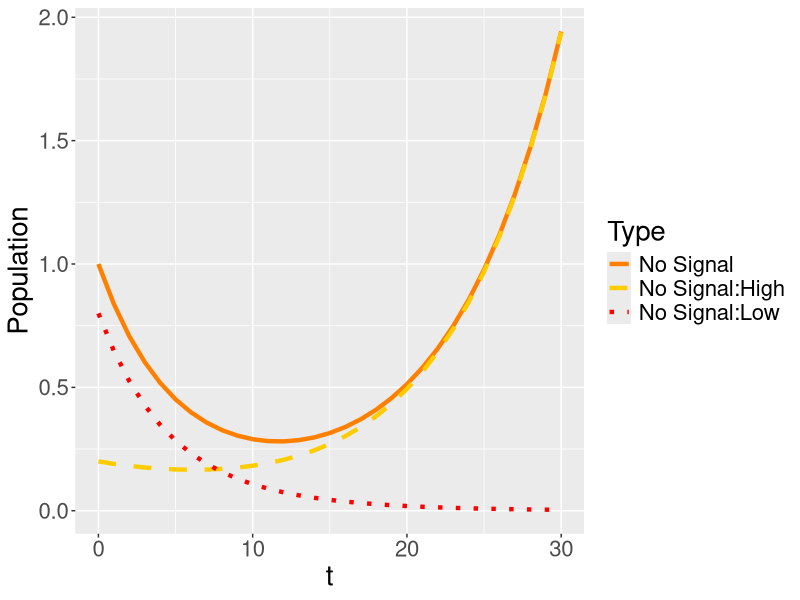
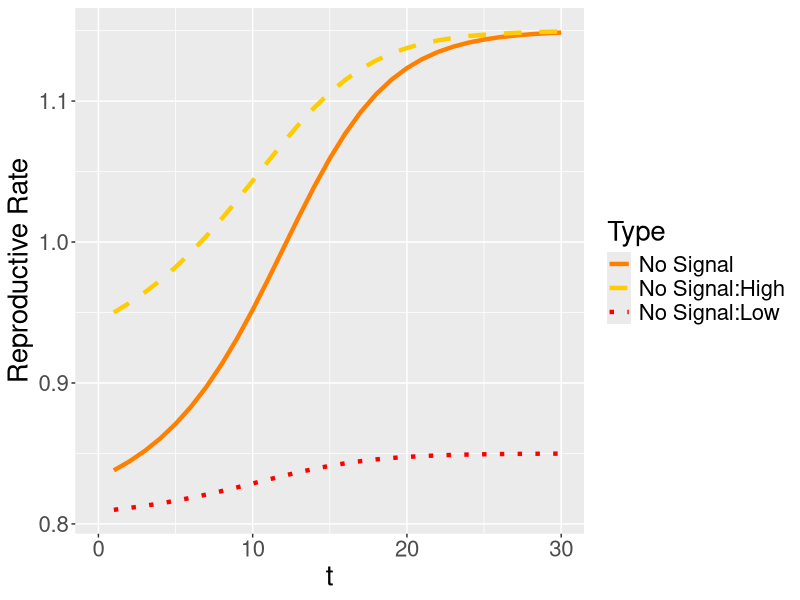
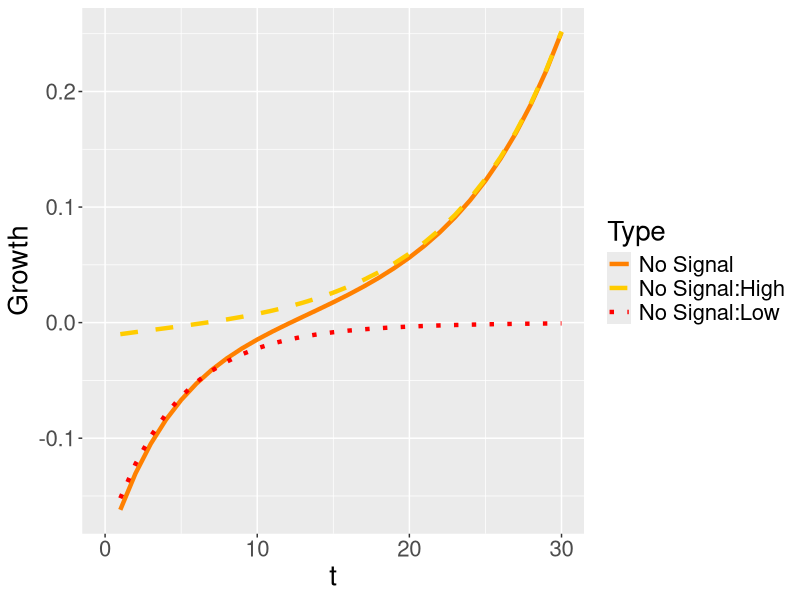
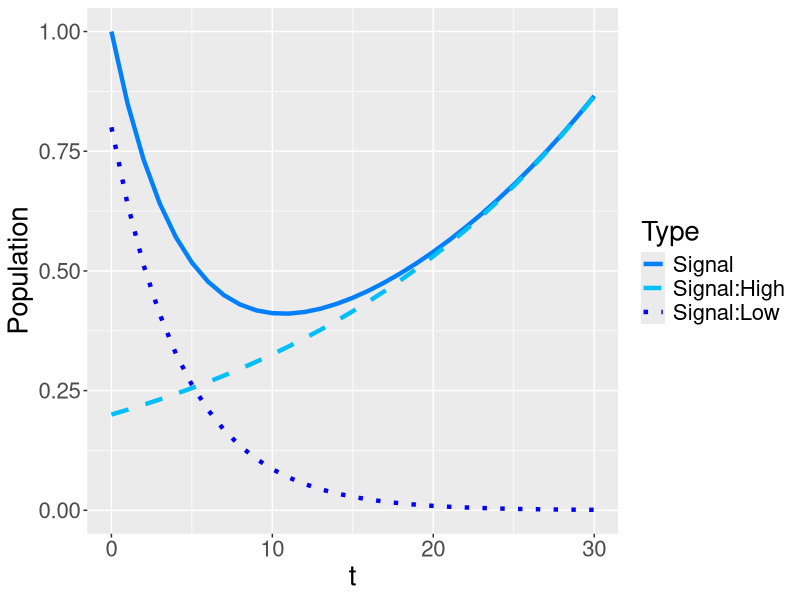
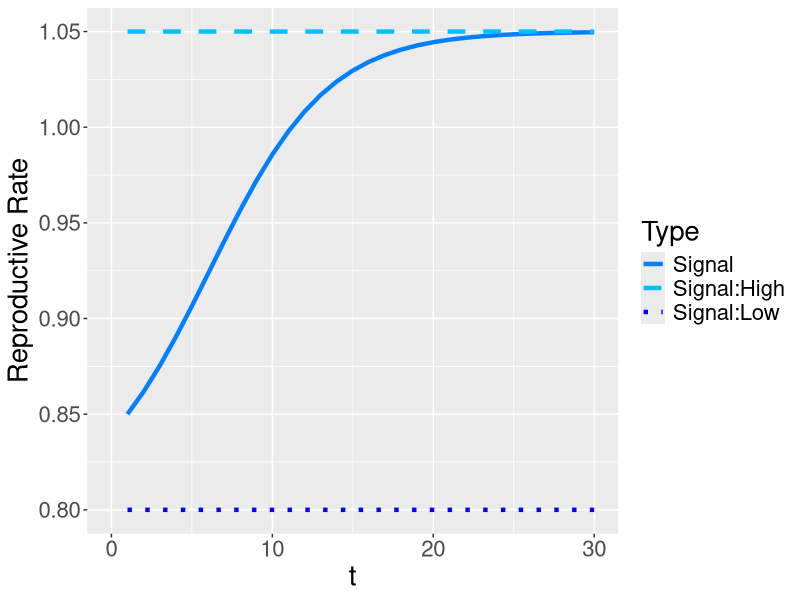
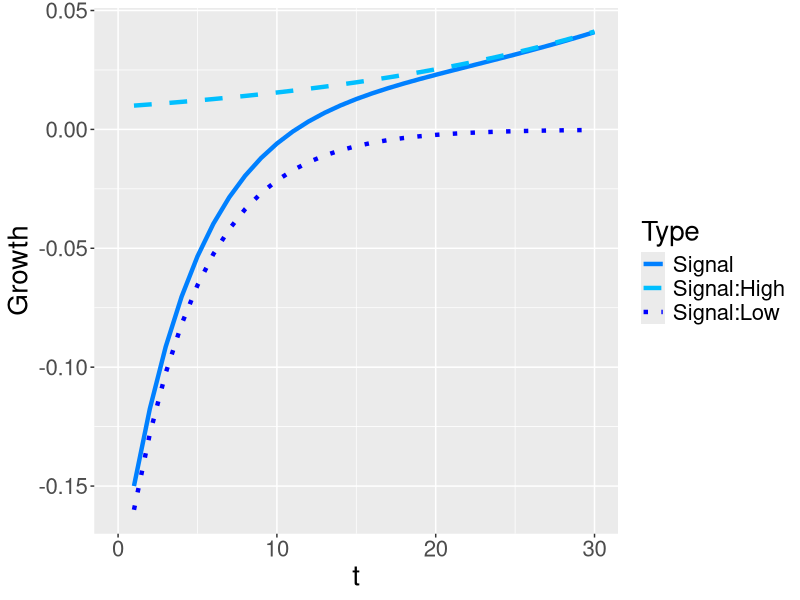
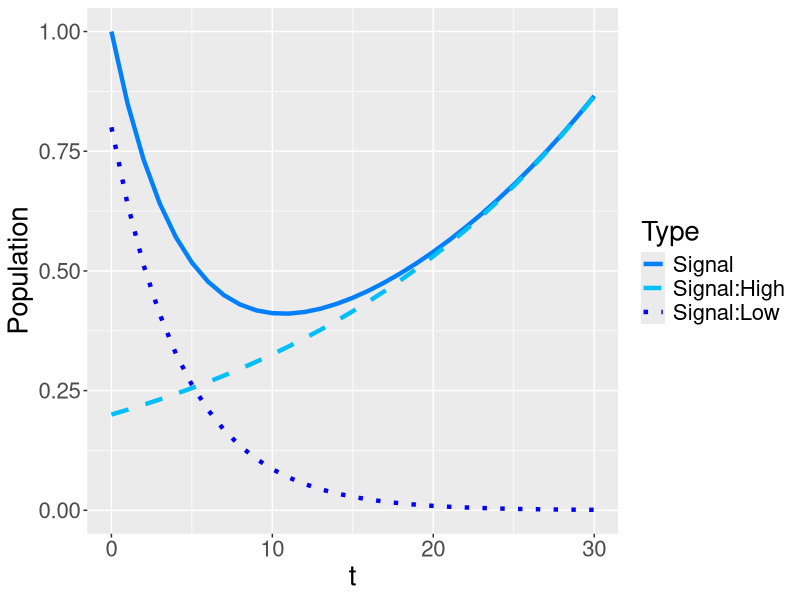
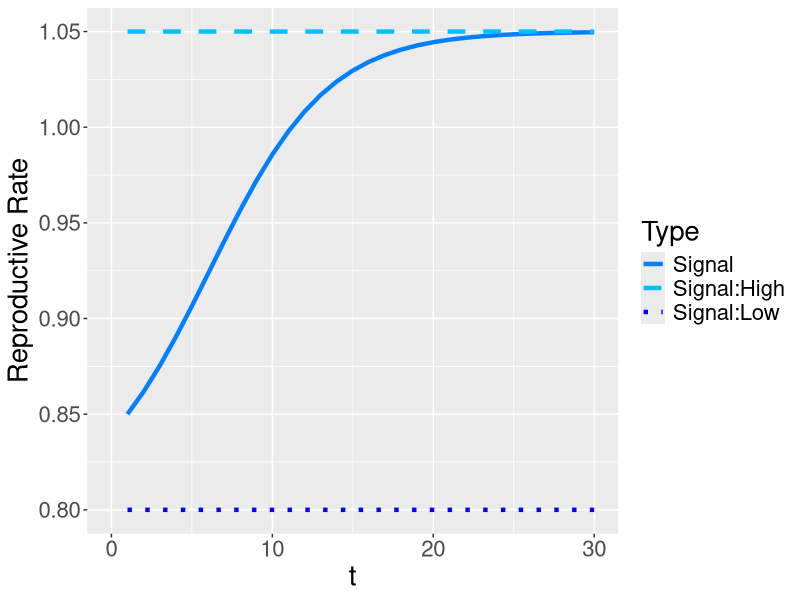

Generate these figures, in order, with R:
library("tidyverse", "shiny", "stringr")
##1100*500 image size

time = 30
vHH =1.15
vHL = .9
vLH = .85
vLL = .8
K = .1
ratio = .2
ratio_l = 0
ratio_h = 1
pop_grow = "Unbounded exponential growth"
#"Fixed population", "Unbounded exponential growth", "Logistic growth to capacity"
join_scenario = "Fight"
#"Fight", "Merge"
start = 20
beta = .2

#Function for evolution of populations in isolation (only high types signal in signaling population)
evo_apart_high = function(ratio, vHH, vHL, vLH, vLL, K, time, pop_grow){
  #define initial population makeup 
  H_N = ratio
  H_S = ratio
  L_N = 1-ratio
  L_S = 1-ratio
  pop = data.frame(H_N,H_S,L_N,L_S)
  #define game table payoffs 
  SHH = max(vHH - K, 0)
  SHL = max(vHL - K, 0)
  SLH = max(vLH - K, 0)
  SLL = max(vLL - K, 0)
  payoffs = data.frame(vHH,vHL,vLH,vLL,SHH,SHL,SLH,SLL)
  expected_payoffs = data.frame()
  group_payoffs = data.frame()
  for(i in 1:time){
    #extract current population values
    H_N = as.numeric(tail(pop,1)[1])
    H_S = as.numeric(tail(pop,1)[2])
    L_N = as.numeric(tail(pop,1)[3])
    L_S = as.numeric(tail(pop,1)[4])
    #find proportion of type in each matching pool (signalers with signalers, non-signalers with non-signalers)
    S_H = if(H_S+L_S>0){
      H_S/(H_S+L_S)} else {0}
    S_L = 1-S_H
    N_H = if(H_N+L_N>0){
      H_N/(H_N+L_N)} else {0}
    N_L = 1-N_H
    #calculate next generation pop levels (current pop * expected payoff for each group)
    H_N_P = H_N*(N_H*as.numeric(payoffs[1])+N_L*as.numeric(payoffs[2]))
    H_S_P = H_S*as.numeric(payoffs[5])
    L_N_P = L_N*(N_H*as.numeric(payoffs[3])+N_L*as.numeric(payoffs[4]))
    L_S_P = L_S*as.numeric(payoffs[4])
    
    #identify growth scenario
    if (pop_grow == "Fixed population"){
      #rebalance to keep total pop steady
      Total_N_P = H_N_P+L_N_P
      Total_S_P = H_S_P+L_S_P
      expected_payoffs1 = data.frame(High_No_Signal = H_N_P/(H_N*Total_N_P), High_Signal = H_S_P/(H_S*Total_S_P), Low_No_Signal = L_N_P/(L_N*Total_N_P), Low_Signal = L_S_P/(L_S*Total_S_P))
      H_N = H_N_P/Total_N_P
      H_S = H_S_P/Total_S_P
      L_N = L_N_P/Total_N_P
      L_S = L_S_P/Total_S_P
    }
    if (pop_grow == "Unbounded exponential growth") {
      #set next gen pop levels to current leves and record expected payoffs
      expected_payoffs1 = data.frame(High_No_Signal = H_N_P/H_N, High_Signal = H_S_P/H_S, Low_No_Signal = L_N_P/L_N, Low_Signal = L_S_P/L_S)
      H_N = H_N_P
      H_S = H_S_P
      L_N = L_N_P
      L_S = L_S_P
    }
    
    #record end of generation information
    pop1 = data.frame(H_N,H_S,L_N,L_S)
    pop = rbind(pop, pop1)
    group_payoffs1 = data.frame(No_Signal = expected_payoffs1[[1]]*N_H + expected_payoffs1[[3]]*N_L, Signal = expected_payoffs1[[2]]*S_H + expected_payoffs1[[4]]*S_L)
    group_payoffs = rbind(group_payoffs, group_payoffs1)
    expected_payoffs = rbind(expected_payoffs, expected_payoffs1)
  }
  #clean up the data
  growth = pop[2:(time+1),]-pop[1:time,]
  growth = growth %>%
    rename(High_No_Signal = H_N,
           High_Signal = H_S,
           Low_No_Signal = L_N,
           Low_Signal = L_S) %>%
    mutate(t = 1:time,
           Signal = High_Signal + Low_Signal,
           No_Signal = High_No_Signal + Low_No_Signal) %>%
    gather("No_Signal", "High_No_Signal", "Low_No_Signal", "Signal", "High_Signal", "Low_Signal", key = Type, value = "Growth")
  growth$Type = factor(growth$Type, levels = c("Signal", "High_Signal", "Low_Signal", "No_Signal", "High_No_Signal", "Low_No_Signal"))
  
  pop = pop %>%
    rename(High_No_Signal = H_N,
           High_Signal = H_S,
           Low_No_Signal = L_N,
           Low_Signal = L_S) %>%
    mutate(t = 0:time,
           Signal = High_Signal + Low_Signal,
           No_Signal = High_No_Signal + Low_No_Signal) %>%
    gather("No_Signal", "High_No_Signal", "Low_No_Signal", "Signal", "High_Signal", "Low_Signal", key = Type, value = "Population")
  pop$Type = factor(pop$Type, levels = c("Signal", "High_Signal", "Low_Signal", "No_Signal", "High_No_Signal", "Low_No_Signal"))
  
  expected_payoffs = cbind(expected_payoffs,group_payoffs)
  expected_payoffs = expected_payoffs %>%
    mutate(t = 1:time) %>%
    gather("No_Signal", "High_No_Signal", "Low_No_Signal", "Signal", "High_Signal", "Low_Signal", key = Type, value = "Growth_Rate")
  expected_payoffs$Type = factor(expected_payoffs$Type, levels = c("Signal", "High_Signal", "Low_Signal", "No_Signal", "High_No_Signal", "Low_No_Signal"))
  list(pop, expected_payoffs, growth)
}

#make graphs for population evolution seperately

pop_evo = evo_apart_high(ratio, vHH, vHL, vLH, vLL, K, time, pop_grow)[[1]]
rate_evo = evo_apart_high(ratio, vHH, vHL, vLH, vLL, K, time, pop_grow)[[2]]
grow_evo = evo_apart_high(ratio, vHH, vHL, vLH, vLL, K, time, pop_grow)[[3]]


###No_Signal
pop_evo_NS = pop_evo
pop_evo_NS$Type = factor(pop_evo_NS$Type, levels = c("No_Signal", "High_No_Signal", "Low_No_Signal"))
pop_evo_NS = pop_evo_NS[1:93,]

rate_evo_NS = rate_evo
rate_evo_NS$Type = factor(rate_evo_NS$Type, levels = c("No_Signal", "High_No_Signal", "Low_No_Signal"))
rate_evo_NS = rate_evo_NS[1:90,]

grow_evo_NS = grow_evo
grow_evo_NS$Type = factor(grow_evo_NS$Type, levels = c("No_Signal", "High_No_Signal", "Low_No_Signal"))
grow_evo_NS = grow_evo_NS[1:90,]


###Pop_No_Signal
ggplot(data = pop_evo_NS, aes(x = t, y = Population, color = Type, linetype = Type)) +
  geom_line(size = 1.5) +
  theme(text = element_text(size = 20)) +
  scale_linetype_manual(labels = c("No_Signal" = "No Signal", "High_No_Signal" = "No Signal:High", "Low_No_Signal" = "No Signal:Low"),
                        values = c("No_Signal" = "solid", "High_No_Signal" = "dashed", "Low_No_Signal" = "dotted"))+
  scale_color_manual(labels = c("No_Signal" = "No Signal", "High_No_Signal" = "No Signal:High", "Low_No_Signal" = "No Signal:Low"),
                     values = c("No_Signal" = rgb(1,.5,0), "High_No_Signal" = rgb(1,.8,0), "Low_No_Signal" = rgb(1,0,0)))+
  coord_cartesian(xlim =c(0, time))

###Rate_No_Signal
ggplot(data = rate_evo_NS, aes(x = t, y = Growth_Rate, color = Type, linetype = Type)) +
  geom_line(size = 1.5) +
  theme(text = element_text(size = 20)) +
  scale_linetype_manual(labels = c("No_Signal" = "No Signal", "High_No_Signal" = "No Signal:High", "Low_No_Signal" = "No Signal:Low"),
                        values = c("No_Signal" = "solid", "High_No_Signal" = "dashed", "Low_No_Signal" = "dotted"))+
  scale_color_manual(labels = c("No_Signal" = "No Signal", "High_No_Signal" = "No Signal:High", "Low_No_Signal" = "No Signal:Low"),
                     values = c("No_Signal" = rgb(1,.5,0), "High_No_Signal" = rgb(1,.8,0), "Low_No_Signal" = rgb(1,0,0)))+
  labs(y = "Reproductive Rate")+
  coord_cartesian(xlim =c(0, time))

###Growth_No_Signal
ggplot(data = grow_evo_NS, aes(x = t, y = Growth, color = Type, linetype = Type)) +
  geom_line(size = 1.5) +
  theme(text = element_text(size = 20)) +
  scale_linetype_manual(labels = c("No_Signal" = "No Signal", "High_No_Signal" = "No Signal:High", "Low_No_Signal" = "No Signal:Low"),
                        values = c("No_Signal" = "solid", "High_No_Signal" = "dashed", "Low_No_Signal" = "dotted"))+
  scale_color_manual(labels = c("No_Signal" = "No Signal", "High_No_Signal" = "No Signal:High", "Low_No_Signal" = "No Signal:Low"),
                     values = c("No_Signal" = rgb(1,.5,0), "High_No_Signal" = rgb(1,.8,0), "Low_No_Signal" = rgb(1,0,0)))+
  ylab("Growth")+
  coord_cartesian(xlim =c(0, time))


###Signal
pop_evo_S = pop_evo
pop_evo_S$Type = factor(pop_evo_S$Type, levels = c("Signal", "High_Signal", "Low_Signal"))
pop_evo_S = pop_evo_S[94:186,]


rate_evo_S = rate_evo
rate_evo_S$Type = factor(rate_evo_S$Type, levels = c("Signal", "High_Signal", "Low_Signal"))
rate_evo_S = rate_evo_S[91:180,]

grow_evo_S = grow_evo
grow_evo_S$Type = factor(grow_evo_S$Type, levels = c("Signal", "High_Signal", "Low_Signal"))
grow_evo_S = grow_evo_S[91:180,]


###Pop_Signal
ggplot(data = pop_evo_S, aes(x = t, y = Population, color = Type, linetype = Type)) +
  geom_line(size = 1.5) +
  theme(text = element_text(size = 20)) +
  scale_linetype_manual(labels = c("Signal" = "Signal", "High_Signal" = "Signal:High", "Low_Signal" = "Signal:Low"),
                        values = c("Signal" = "solid", "High_Signal" = "dashed", "Low_Signal" = "dotted"))+
  scale_color_manual(labels = c("Signal" = "Signal", "High_Signal" = "Signal:High", "Low_Signal" = "Signal:Low"),
                     values = c("Signal" = rgb(0,.5,1), "High_Signal" = rgb(0,.75,1), "Low_Signal" = rgb(0,0,1)))+
  coord_cartesian(xlim =c(0, time))

###Rate_Signal
ggplot(data = rate_evo_S, aes(x = t, y = Growth_Rate, color = Type, linetype = Type)) +
  geom_line(size = 1.5) +
  theme(text = element_text(size = 20)) +
  scale_linetype_manual(labels = c("Signal" = "Signal", "High_Signal" = "Signal:High", "Low_Signal" = "Signal:Low"),
                        values = c("Signal" = "solid", "High_Signal" = "dashed", "Low_Signal" = "dotted"))+
  scale_color_manual(labels = c("Signal" = "Signal", "High_Signal" = "Signal:High", "Low_Signal" = "Signal:Low"),
                     values = c("Signal" = rgb(0,.5,1), "High_Signal" = rgb(0,.75,1), "Low_Signal" = rgb(0,0,1)))+
  labs(y = "Reproductive Rate")+
  coord_cartesian(xlim =c(0, time))

###Growth_Signal
ggplot(data = grow_evo_S, aes(x = t, y = Growth, color = Type, linetype = Type)) +
  geom_line(size = 1.5) +
  theme(text = element_text(size = 20)) +
  scale_linetype_manual(labels = c("Signal" = "Signal", "High_Signal" = "Signal:High", "Low_Signal" = "Signal:Low"),
                        values = c("Signal" = "solid", "High_Signal" = "dashed", "Low_Signal" = "dotted"))+
  scale_color_manual(labels = c("Signal" = "Signal", "High_Signal" = "Signal:High", "Low_Signal" = "Signal:Low"),
                     values = c("Signal" = rgb(0,.5,1), "High_Signal" = rgb(0,.75,1), "Low_Signal" = rgb(0,0,1)))+
  ylab("Growth")+
  coord_cartesian(xlim =c(0, time))


#Function for evolution of populations in isolation (both types signal in signaling population)
evo_apart_genetic = function(ratio, vHH, vHL, vLH, vLL, K, time, pop_grow){
  #define initial population makeup 
  H_N = ratio
  H_S = ratio
  L_N = 1-ratio
  L_S = 1-ratio
  pop = data.frame(H_N,H_S,L_N,L_S)
  #define game table payoffs 
  SHH = max(vHH - K, 0)
  SHL = max(vHL - K, 0)
  SLH = max(vLH - K, 0)
  SLL = max(vLL - K, 0)
  payoffs = data.frame(vHH,vHL,vLH,vLL,SHH,SHL,SLH,SLL)
  expected_payoffs = data.frame()
  group_payoffs = data.frame()
  for(i in 1:time){
    #extract current population values
    H_N = as.numeric(tail(pop,1)[1])
    H_S = as.numeric(tail(pop,1)[2])
    L_N = as.numeric(tail(pop,1)[3])
    L_S = as.numeric(tail(pop,1)[4])
    #find proportion of type in each matching pool (signalers with signalers, non-signalers with non-signalers)
    S_H = if(H_S+L_S>0){
      H_S/(H_S+L_S)} else {0}
    S_L = 1-S_H
    N_H = if(H_N+L_N>0){
      H_N/(H_N+L_N)} else {0}
    N_L = 1-N_H
    #calculate next generation pop levels (current pop * expected payoff for each group)
    H_N_P = H_N*(N_H*as.numeric(payoffs[1])+N_L*as.numeric(payoffs[2]))
    H_S_P = H_S*(S_H*as.numeric(payoffs[5])+S_L*as.numeric(payoffs[6]))
    L_N_P = L_N*(N_H*as.numeric(payoffs[3])+N_L*as.numeric(payoffs[4]))
    L_S_P = L_S*(S_H*as.numeric(payoffs[7])+S_L*as.numeric(payoffs[8]))
    
    #identify growth scenario
    if (pop_grow == "Fixed population"){
      #rebalance to keep total pop steady
      Total_N_P = H_N_P+L_N_P
      Total_S_P = H_S_P+L_S_P
      expected_payoffs1 = data.frame(High_No_Signal = H_N_P/(H_N*Total_N_P), High_Signal = H_S_P/(H_S*Total_S_P), Low_No_Signal = L_N_P/(L_N*Total_N_P), Low_Signal = L_S_P/(L_S*Total_S_P))
      H_N = H_N_P/Total_N_P
      H_S = H_S_P/Total_S_P
      L_N = L_N_P/Total_N_P
      L_S = L_S_P/Total_S_P
    }
    if (pop_grow == "Unbounded exponential growth") {
      #set next gen pop levels to current leves and record expected payoffs
      expected_payoffs1 = data.frame(High_No_Signal = H_N_P/H_N, High_Signal = H_S_P/H_S, Low_No_Signal = L_N_P/L_N, Low_Signal = L_S_P/L_S)
      H_N = H_N_P
      H_S = H_S_P
      L_N = L_N_P
      L_S = L_S_P
    }
    
    #record end of generation information
    pop1 = data.frame(H_N,H_S,L_N,L_S)
    pop = rbind(pop, pop1)
    group_payoffs1 = data.frame(No_Signal = expected_payoffs1[[1]]*N_H + expected_payoffs1[[3]]*N_L, Signal = expected_payoffs1[[2]]*S_H + expected_payoffs1[[4]]*S_L)
    group_payoffs = rbind(group_payoffs, group_payoffs1)
    expected_payoffs = rbind(expected_payoffs, expected_payoffs1)
  }
  #clean up the data
  growth = pop[2:(time+1),]-pop[1:time,]
  growth = growth %>%
    rename(High_No_Signal = H_N,
           High_Signal = H_S,
           Low_No_Signal = L_N,
           Low_Signal = L_S) %>%
    mutate(t = 1:time,
           Signal = High_Signal + Low_Signal,
           No_Signal = High_No_Signal + Low_No_Signal) %>%
    gather("No_Signal", "High_No_Signal", "Low_No_Signal", "Signal", "High_Signal", "Low_Signal", key = Type, value = "Growth")
  growth$Type = factor(growth$Type, levels = c("Signal", "High_Signal", "Low_Signal", "No_Signal", "High_No_Signal", "Low_No_Signal"))
  
  pop = pop %>%
    rename(High_No_Signal = H_N,
           High_Signal = H_S,
           Low_No_Signal = L_N,
           Low_Signal = L_S) %>%
    mutate(t = 0:time,
           Signal = High_Signal + Low_Signal,
           No_Signal = High_No_Signal + Low_No_Signal) %>%
    gather("No_Signal", "High_No_Signal", "Low_No_Signal", "Signal", "High_Signal", "Low_Signal", key = Type, value = "Population")
  pop$Type = factor(pop$Type, levels = c("Signal", "High_Signal", "Low_Signal", "No_Signal", "High_No_Signal", "Low_No_Signal"))
  
  expected_payoffs = cbind(expected_payoffs,group_payoffs)
  expected_payoffs = expected_payoffs %>%
    mutate(t = 1:time) %>%
    gather("No_Signal", "High_No_Signal", "Low_No_Signal", "Signal", "High_Signal", "Low_Signal", key = Type, value = "Growth_Rate")
  expected_payoffs$Type = factor(expected_payoffs$Type, levels = c("Signal", "High_Signal", "Low_Signal", "No_Signal", "High_No_Signal", "Low_No_Signal"))
  list(pop, expected_payoffs, growth)
}

###Genetic
pop_evo_S = pop_evo
pop_evo_S$Type = factor(pop_evo_S$Type, levels = c("Signal", "High_Signal", "Low_Signal"))
pop_evo_S = pop_evo_S[94:186,]

rate_evo_S = rate_evo
rate_evo_S$Type = factor(rate_evo_S$Type, levels = c("Signal", "High_Signal", "Low_Signal"))
rate_evo_S = rate_evo_S[91:180,]

grow_evo_S = grow_evo
grow_evo_S$Type = factor(grow_evo_S$Type, levels = c("Signal", "High_Signal", "Low_Signal"))
grow_evo_S = grow_evo_S[91:180,]


###Pop_Signal
ggplot(data = pop_evo_S, aes(x = t, y = Population, color = Type, linetype = Type)) +
  geom_line(size = 1.5) +
  theme(text = element_text(size = 20)) +
  scale_linetype_manual(labels = c("Signal" = "Signal", "High_Signal" = "Signal:High", "Low_Signal" = "Signal:Low"),
                        values = c("Signal" = "solid", "High_Signal" = "dashed", "Low_Signal" = "dotted"))+
  scale_color_manual(labels = c("Signal" = "Signal", "High_Signal" = "Signal:High", "Low_Signal" = "Signal:Low"),
                     values = c("Signal" = rgb(0,.5,1), "High_Signal" = rgb(0,.75,1), "Low_Signal" = rgb(0,0,1)))+
  coord_cartesian(xlim =c(0, time))

###Rate_Signal
ggplot(data = rate_evo_S, aes(x = t, y = Growth_Rate, color = Type, linetype = Type)) +
  geom_line(size = 1.5) +
  theme(text = element_text(size = 20)) +
  scale_linetype_manual(labels = c("Signal" = "Signal", "High_Signal" = "Signal:High", "Low_Signal" = "Signal:Low"),
                        values = c("Signal" = "solid", "High_Signal" = "dashed", "Low_Signal" = "dotted"))+
  scale_color_manual(labels = c("Signal" = "Signal", "High_Signal" = "Signal:High", "Low_Signal" = "Signal:Low"),
                     values = c("Signal" = rgb(0,.5,1), "High_Signal" = rgb(0,.75,1), "Low_Signal" = rgb(0,0,1)))+
  labs(y = "Reproductive Rate")+
  coord_cartesian(xlim =c(0, time))

###Growth_Signal
ggplot(data = grow_evo_S, aes(x = t, y = Growth, color = Type, linetype = Type)) +
  geom_line(size = 1.5) +
  theme(text = element_text(size = 20)) +
  scale_linetype_manual(labels = c("Signal" = "Signal", "High_Signal" = "Signal:High", "Low_Signal" = "Signal:Low"),
                        values = c("Signal" = "solid", "High_Signal" = "dashed", "Low_Signal" = "dotted"))+
  scale_color_manual(labels = c("Signal" = "Signal", "High_Signal" = "Signal:High", "Low_Signal" = "Signal:Low"),
                     values = c("Signal" = rgb(0,.5,1), "High_Signal" = rgb(0,.75,1), "Low_Signal" = rgb(0,0,1)))+
  ylab("Growth")+
  coord_cartesian(xlim =c(0, time))

###Pop_Compare
ggplot(data = pop_evo, aes(x = t, y = Population, color = Type, linetype = Type)) +
  geom_line(size = 1.5) +
  theme(text = element_text(size = 20)) +
  scale_linetype_manual(labels = c("Signal" = "Signal", "High_Signal" = "Signal:High", "Low_Signal" = "Signal:Low", "No_Signal" = "No Signal", "High_No_Signal" = "No Signal:High", "Low_No_Signal" = "No Signal:Low"),
                        values = c("Signal" = "solid", "High_Signal" = "dashed", "Low_Signal" = "dotted", "No_Signal" = "solid", "High_No_Signal" = "dashed", "Low_No_Signal" = "dotted"))+
  scale_color_manual(labels = c("Signal" = "Signal", "High_Signal" = "Signal:High", "Low_Signal" = "Signal:Low", "No_Signal" = "No Signal", "High_No_Signal" = "No Signal:High", "Low_No_Signal" = "No Signal:Low"),
                     values = c("Signal" = rgb(0,.5,1), "High_Signal" = rgb(0,.75,1), "Low_Signal" = rgb(0,0,1), "No_Signal" = rgb(1,.5,0), "High_No_Signal" = rgb(1,.8,0), "Low_No_Signal" = rgb(1,0,0)))+
  coord_cartesian(xlim =c(0, time))

###Rate_Compare
ggplot(data = rate_evo, aes(x = t, y = Growth_Rate, color = Type, linetype = Type)) +
  geom_line(size = 1.5) +
  theme(text = element_text(size = 20)) +
  scale_linetype_manual(labels = c("Signal" = "Signal", "High_Signal" = "Signal:High", "Low_Signal" = "Signal:Low", "No_Signal" = "No Signal", "High_No_Signal" = "No Signal:High", "Low_No_Signal" = "No Signal:Low"),
                        values = c("Signal" = "solid", "High_Signal" = "dashed", "Low_Signal" = "dotted", "No_Signal" = "solid", "High_No_Signal" = "dashed", "Low_No_Signal" = "dotted"))+
  scale_color_manual(labels = c("Signal" = "Signal", "High_Signal" = "Signal:High", "Low_Signal" = "Signal:Low", "No_Signal" = "No Signal", "High_No_Signal" = "No Signal:High", "Low_No_Signal" = "No Signal:Low"),
                     values = c("Signal" = rgb(0,.5,1), "High_Signal" = rgb(0,.75,1), "Low_Signal" = rgb(0,0,1), "No_Signal" = rgb(1,.5,0), "High_No_Signal" = rgb(1,.8,0), "Low_No_Signal" = rgb(1,0,0)))+
  ylab("Reproductive Rate")+
  coord_cartesian(xlim =c(0, time))

###Growth_Compare
ggplot(data = grow_evo, aes(x = t, y = Growth, color = Type, linetype = Type)) +
  geom_line(size = 1.5) +
  theme(text = element_text(size = 20)) +
  scale_linetype_manual(labels = c("Signal" = "Signal", "High_Signal" = "Signal:High", "Low_Signal" = "Signal:Low", "No_Signal" = "No Signal", "High_No_Signal" = "No Signal:High", "Low_No_Signal" = "No Signal:Low"),
                        values = c("Signal" = "solid", "High_Signal" = "dashed", "Low_Signal" = "dotted", "No_Signal" = "solid", "High_No_Signal" = "dashed", "Low_No_Signal" = "dotted"))+
  scale_color_manual(labels = c("Signal" = "Signal", "High_Signal" = "Signal:High", "Low_Signal" = "Signal:Low", "No_Signal" = "No Signal", "High_No_Signal" = "No Signal:High", "Low_No_Signal" = "No Signal:Low"),
                     values = c("Signal" = rgb(0,.5,1), "High_Signal" = rgb(0,.75,1), "Low_Signal" = rgb(0,0,1), "No_Signal" = rgb(1,.5,0), "High_No_Signal" = rgb(1,.8,0), "Low_No_Signal" = rgb(1,0,0)))+
  ylab("Growth")+
  coord_cartesian(xlim =c(0, time))


#Make graphs for competition between populations

evo_join_high = function(ratio, vHH, vHL, vLH, vLL, K, time, pop_grow, join_scenario, beta, start){
  H_N = ratio
  H_S = ratio
  L_N = 1-ratio
  L_S = 1-ratio
  pop = data.frame(H_N,H_S,L_N,L_S)
  SHH = max(vHH - K, 0)
  SHL = max(vHL - K, 0)
  SLH = max(vLH - K, 0)
  SLL = max(vLL - K, 0)
  payoffs = data.frame(vHH,vHL,vLH,vLL,SHH,SHL,SLH,SLL)
  expected_payoffs = data.frame()
  group_payoffs = data.frame()
  if (start != 1){
    for(i in 1:(start-1)){
      H_N = as.numeric(tail(pop,1)[1])
      H_S = as.numeric(tail(pop,1)[2])
      L_N = as.numeric(tail(pop,1)[3])
      L_S = as.numeric(tail(pop,1)[4])
      S_H = if(H_S+L_S>0){
        H_S/(H_S+L_S)} else {0}
      S_L = 1-S_H
      N_H = if(H_N+L_N>0){
        H_N/(H_N+L_N)} else {0}
      N_L = 1-N_H
      H_N_P = H_N*(N_H*as.numeric(payoffs[1])+N_L*as.numeric(payoffs[2]))
      H_S_P = SHH*H_S
      L_N_P = L_N*(N_H*as.numeric(payoffs[3])+N_L*as.numeric(payoffs[4]))
      L_S_P = vLL*L_S
      if (pop_grow == "Fixed population"){
        Total_N_P = H_N_P+L_N_P
        Total_S_P = H_S_P+L_S_P
        expected_payoffs1 = data.frame(High_No_Signal = H_N_P/(H_N*Total_N_P), High_Signal = H_S_P/(H_S*Total_S_P), Low_No_Signal = L_N_P/(L_N*Total_N_P), Low_Signal = L_S_P/(L_S*Total_S_P))
        H_N = H_N_P/Total_N_P
        H_S = H_S_P/Total_S_P
        L_N = L_N_P/Total_N_P
        L_S = L_S_P/Total_S_P
      }
      if (pop_grow == "Unbounded exponential growth") {
        expected_payoffs1 = data.frame(High_No_Signal = H_N_P/H_N, High_Signal = H_S_P/H_S, Low_No_Signal = L_N_P/L_N, Low_Signal = L_S_P/L_S)
        H_N = H_N_P
        H_S = H_S_P
        L_N = L_N_P
        L_S = L_S_P
      }
      pop1 = data.frame(H_N,H_S,L_N,L_S)
      pop = rbind(pop, pop1)
      group_payoffs1 = data.frame(No_Signal = expected_payoffs1[[1]]*N_H + expected_payoffs1[[3]]*N_L, Signal = expected_payoffs1[[2]]*S_H + expected_payoffs1[[4]]*S_L)
      group_payoffs = rbind(group_payoffs, group_payoffs1)
      expected_payoffs = rbind(expected_payoffs, expected_payoffs1)
    }
  }
  if (join_scenario == "Merge"){
    if (pop_grow == "Fixed population"){
      for(i in start:time){
        H_N = as.numeric(tail(pop,1)[1])
        H_S = as.numeric(tail(pop,1)[2])
        L_N = as.numeric(tail(pop,1)[3])
        L_S = as.numeric(tail(pop,1)[4])
        S_H = if(H_S+L_S>0){
          H_S/(H_S+L_S)} else {0}
        S_L = 1-S_H
        N_H = if(H_N+L_N>0){
          H_N/(H_N+L_N)} else {0}
        N_L = 1-N_H
        H_N_P = H_N*(N_H*as.numeric(payoffs[1])+N_L*as.numeric(payoffs[2]))
        H_S_P = H_S*SHH
        L_N_P = L_N*(N_H*as.numeric(payoffs[3])+N_L*as.numeric(payoffs[4]))
        L_S_P = L_S*vLL
        Total_P = H_N_P+L_N_P+H_S_P+L_S_P
        expected_payoffs1 = data.frame(High_No_Signal = H_N_P/(H_N*Total_P), High_Signal = H_S_P/(H_S*Total_P), Low_No_Signal = L_N_P/(L_N*Total_P), Low_Signal = L_S_P/(L_S*Total_P))
        H_N = H_N_P/Total_P
        H_S = H_S_P/Total_P
        L_N = L_N_P/Total_P
        L_S = L_S_P/Total_P
        pop1 = data.frame(H_N,H_S,L_N,L_S)
        pop = rbind(pop, pop1)
        group_payoffs1 = data.frame(No_Signal = expected_payoffs1[[1]]*N_H + expected_payoffs1[[3]]*N_L, Signal = expected_payoffs1[[2]]*S_H + expected_payoffs1[[4]]*S_L)
        group_payoffs = rbind(group_payoffs, group_payoffs1)
        expected_payoffs = rbind(expected_payoffs, expected_payoffs1)
      }
    }
    if (pop_grow == "Unbounded exponential growth"){
      for(i in start:time){
        H_N = as.numeric(tail(pop,1)[1])
        H_S = as.numeric(tail(pop,1)[2])
        L_N = as.numeric(tail(pop,1)[3])
        L_S = as.numeric(tail(pop,1)[4])
        S_H = if(H_S+L_S>0){
          H_S/(H_S+L_S)} else {0}
        S_L = 1-S_H
        N_H = if(H_N+L_N>0){
          H_N/(H_N+L_N)} else {0}
        N_L = 1-N_H
        H_N_P = H_N*(N_H*as.numeric(payoffs[1])+N_L*as.numeric(payoffs[2]))
        H_S_P = H_S*SHH
        L_N_P = L_N*(N_H*as.numeric(payoffs[3])+N_L*as.numeric(payoffs[4]))
        L_S_P = L_S*vLL
        expected_payoffs1 = data.frame(High_No_Signal = H_N_P/H_N, High_Signal = H_S_P/H_S, Low_No_Signal = L_N_P/L_N, Low_Signal = L_S_P/L_S)
        H_N = H_N_P
        H_S = H_S_P
        L_N = L_N_P
        L_S = L_S_P
        pop1 = data.frame(H_N,H_S,L_N,L_S)
        pop = rbind(pop, pop1)
        group_payoffs1 = data.frame(No_Signal = expected_payoffs1[[1]]*N_H + expected_payoffs1[[3]]*N_L, Signal = expected_payoffs1[[2]]*S_H + expected_payoffs1[[4]]*S_L)
        group_payoffs = rbind(group_payoffs, group_payoffs1)
        expected_payoffs = rbind(expected_payoffs, expected_payoffs1)
      }
    }
  }
  if (join_scenario == "Fight"){
    if (pop_grow == "Fixed population"){
      for(i in start:time){
        H_N = as.numeric(tail(pop,1)[1])
        H_S = as.numeric(tail(pop,1)[2])
        L_N = as.numeric(tail(pop,1)[3])
        L_S = as.numeric(tail(pop,1)[4])
        #Fight where each kills beta of other group
        S_D = (H_S+L_S)*beta
        N_D = (H_N+L_N)*beta
        S_H = if(H_S+L_S>0){
          H_S/(H_S+L_S)} else {0}
        S_L = 1-S_H
        N_H = if(H_N+L_N>0){
          H_N/(H_N+L_N)} else {0}
        N_L = 1-N_H
        H_N = max(H_N-S_D*N_H,0)
        H_S = max(H_S-N_D*S_H,0)
        L_N = max(L_N-S_D*N_L,0)
        L_S = max(L_S-N_D*S_L,0)
        #Reproduce
        S_H = if(H_S+L_S>0){
          H_S/(H_S+L_S)} else {0}
        S_L = 1-S_H
        N_H = if(H_N+L_N>0){
          H_N/(H_N+L_N)} else {0}
        N_L = 1-N_H
        H_N_P = H_N*(N_H*as.numeric(payoffs[1])+N_L*as.numeric(payoffs[2]))
        H_S_P = H_S*SHH
        L_N_P = L_N*(N_H*as.numeric(payoffs[3])+N_L*as.numeric(payoffs[4]))
        L_S_P = L_S*vLL
        Total_P = H_N_P+L_N_P+H_S_P+L_S_P
        expected_payoffs1 = data.frame(High_No_Signal = H_N_P/(H_N*Total_P), High_Signal = H_S_P/(H_S*Total_P), Low_No_Signal = L_N_P/(L_N*Total_P), Low_Signal = L_S_P/(L_S*Total_P))
        H_N = H_N_P/Total_P
        H_S = H_S_P/Total_P
        L_N = L_N_P/Total_P
        L_S = L_S_P/Total_P
        pop1 = data.frame(H_N,H_S,L_N,L_S)
        pop = rbind(pop, pop1)
        group_payoffs1 = data.frame(No_Signal = expected_payoffs1[[1]]*N_H + expected_payoffs1[[3]]*N_L, Signal = expected_payoffs1[[2]]*S_H + expected_payoffs1[[4]]*S_L)
        group_payoffs = rbind(group_payoffs, group_payoffs1)
        expected_payoffs = rbind(expected_payoffs, expected_payoffs1)
      }
    }
    if (pop_grow == "Unbounded exponential growth"){
      for(i in start:time){
        H_N = as.numeric(tail(pop,1)[1])
        H_S = as.numeric(tail(pop,1)[2])
        L_N = as.numeric(tail(pop,1)[3])
        L_S = as.numeric(tail(pop,1)[4])
        #Fight where each kills beta of other group
        S_D = (H_S+L_S)*beta
        N_D = (H_N+L_N)*beta
        S_H = if(H_S+L_S>0){
          H_S/(H_S+L_S)} else {0}
        S_L = 1-S_H
        N_H = if(H_N+L_N>0){
          H_N/(H_N+L_N)} else {0}
        N_L = 1-N_H
        H_N = max(H_N-S_D*N_H,0)
        H_S = max(H_S-N_D*S_H,0)
        L_N = max(L_N-S_D*N_L,0)
        L_S = max(L_S-N_D*S_L,0)
        #Reproduce
        S_H = if(H_S+L_S>0){
          H_S/(H_S+L_S)} else {0}
        S_L = 1-S_H
        N_H = if(H_N+L_N>0){
          H_N/(H_N+L_N)} else {0}
        N_L = 1-N_H
        H_N_P = H_N*(N_H*as.numeric(payoffs[1])+N_L*as.numeric(payoffs[2]))
        H_S_P = H_S*SHH
        L_N_P = L_N*(N_H*as.numeric(payoffs[3])+N_L*as.numeric(payoffs[4]))
        L_S_P = L_S*vLL
        expected_payoffs1 = data.frame(High_No_Signal = H_N_P/H_N, High_Signal = H_S_P/H_S, Low_No_Signal = L_N_P/L_N, Low_Signal = L_S_P/L_S)
        H_N = H_N_P
        H_S = H_S_P
        L_N = L_N_P
        L_S = L_S_P
        pop1 = data.frame(H_N,H_S,L_N,L_S)
        pop = rbind(pop, pop1)
        group_payoffs1 = data.frame(No_Signal = expected_payoffs1[[1]]*N_H + expected_payoffs1[[3]]*N_L, Signal = expected_payoffs1[[2]]*S_H + expected_payoffs1[[4]]*S_L)
        group_payoffs = rbind(group_payoffs, group_payoffs1)
        expected_payoffs = rbind(expected_payoffs, expected_payoffs1)
      }
    }
  }
  growth = pop[2:(time+1),]-pop[1:(time),]
  growth = growth %>%
    rename(High_No_Signal = H_N,
           High_Signal = H_S,
           Low_No_Signal = L_N,
           Low_Signal = L_S) %>%
    mutate(t = 1:time,
           Signal = High_Signal + Low_Signal,
           No_Signal = High_No_Signal + Low_No_Signal) %>%
    gather("No_Signal", "High_No_Signal", "Low_No_Signal", "Signal", "High_Signal", "Low_Signal", key = Type, value = "Growth")
  growth$Type = factor(growth$Type, levels = c("Signal", "High_Signal", "Low_Signal", "No_Signal", "High_No_Signal", "Low_No_Signal"))
  
  pop = pop %>%
    rename(High_No_Signal = H_N,
           High_Signal = H_S,
           Low_No_Signal = L_N,
           Low_Signal = L_S) %>%
    mutate(t = 0:time,
           Signal = High_Signal + Low_Signal,
           No_Signal = High_No_Signal + Low_No_Signal) %>%
    gather("No_Signal", "High_No_Signal", "Low_No_Signal", "Signal", "High_Signal", "Low_Signal", key = Type, value = "Population")
  pop$Type = factor(pop$Type, levels = c("Signal", "High_Signal", "Low_Signal", "No_Signal", "High_No_Signal", "Low_No_Signal"))
  
  expected_payoffs = cbind(expected_payoffs,group_payoffs)
  expected_payoffs = expected_payoffs %>%
    mutate(t = 1:time) %>%
    gather("No_Signal", "High_No_Signal", "Low_No_Signal", "Signal", "High_Signal", "Low_Signal", key = Type, value = "Growth_Rate")
  expected_payoffs$Type = factor(expected_payoffs$Type, levels = c("Signal", "High_Signal", "Low_Signal", "No_Signal", "High_No_Signal", "Low_No_Signal"))
  list(pop, expected_payoffs, growth)
}

regions = function(ratio, vHH, vHL, vLH, vLL, K, time, pop_grow, beta, start){
  #create a few graphs showing which group will survive the competition under different paramaters
  Klow = round(max(vLH-vLL,0),2)
  Khigh = round(vHH-vHL,2)
  Krange = seq(from = Klow, to = Khigh, by = .01)
  startrange = seq(from = 1, to = time, by = 1)
  betarange = seq(from = .01, to = 1, by = .01)
  SKregion = tibble(start = rep(startrange, length(Krange)), K = rep(Krange, each = length(startrange)), result = "")
  BKregion = tibble(beta = rep(betarange, length(Krange)), K = rep(Krange, each = length(betarange)), result = "")
  SBregion = tibble(start = rep(startrange, length(betarange)), beta = rep(betarange, each = length(startrange)), result = "")
  for(Kvar in Krange){
    #KSregion and BKregion first
    j = match(Kvar,Krange)
    H_N = ratio
    H_S = ratio
    L_N = 1-ratio
    L_S = 1-ratio
    pop = data.frame(H_N,H_S,L_N,L_S)
    SHH = max(vHH - Kvar, 0)
    SHL = max(vHL - Kvar, 0)
    SLH = max(vLH - Kvar, 0)
    SLL = max(vLL - Kvar, 0)
    payoffs = data.frame(vHH,vHL,vLH,vLL,SHH,SHL,SLH,SLL)
    if (time != 1){
      for(i in 1:(time-1)){
        H_N = as.numeric(tail(pop,1)[1])
        H_S = as.numeric(tail(pop,1)[2])
        L_N = as.numeric(tail(pop,1)[3])
        L_S = as.numeric(tail(pop,1)[4])
        S_H = if(H_S+L_S>0){
          H_S/(H_S+L_S)} else {0}
        S_L = 1-S_H
        N_H = if(H_N+L_N>0){
          H_N/(H_N+L_N)} else {0}
        N_L = 1-N_H
        H_N_P = H_N*(N_H*as.numeric(payoffs[1])+N_L*as.numeric(payoffs[2]))
        H_S_P = SHH*H_S
        L_N_P = L_N*(N_H*as.numeric(payoffs[3])+N_L*as.numeric(payoffs[4]))
        L_S_P = vLL*L_S
        if (pop_grow == "Fixed population"){
          Total_N_P = H_N_P+L_N_P
          Total_S_P = H_S_P+L_S_P
          H_N = H_N_P/Total_N_P
          H_S = H_S_P/Total_S_P
          L_N = L_N_P/Total_N_P
          L_S = L_S_P/Total_S_P
        }
        if (pop_grow == "Unbounded exponential growth") {
          H_N = H_N_P
          H_S = H_S_P
          L_N = L_N_P
          L_S = L_S_P
        }
        pop1 = data.frame(H_N,H_S,L_N,L_S)
        pop = rbind(pop, pop1)
      }
    }
    for(startvar in startrange){
      #SKregion
      i = match(startvar,startrange)
      popstart = pop[startvar,]
      stop = 0
      while(stop == 0){
        if (pop_grow == "Fixed population"){
          H_N = as.numeric(tail(popstart,1)[1])
          H_S = as.numeric(tail(popstart,1)[2])
          L_N = as.numeric(tail(popstart,1)[3])
          L_S = as.numeric(tail(popstart,1)[4])
          #Fight where each kills beta of other group
          S_D = (H_S+L_S)*beta
          N_D = (H_N+L_N)*beta
          if((H_S+L_S)<=N_D){
            if((H_N+L_N)<=S_D & S_D>N_D){
              #tiebreak goes to N
              SKregion$result[(j-1)*length(startrange)+i] = "S"
              stop = 1
            } else {
              SKregion$result[(j-1)*length(startrange)+i] = "N"
              stop = 1
            }
          }
          if((H_N+L_N)<=S_D){
            SKregion$result[(j-1)*length(startrange)+i] = "S"
            stop = 1
          }
          S_H = if(H_S+L_S>0){
            H_S/(H_S+L_S)} else {0}
          S_L = 1-S_H
          N_H = if(H_N+L_N>0){
            H_N/(H_N+L_N)} else {0}
          N_L = 1-N_H
          H_N = max(H_N-S_D*N_H,0)
          H_S = max(H_S-N_D*S_H,0)
          L_N = max(L_N-S_D*N_L,0)
          L_S = max(L_S-N_D*S_L,0)
          #Reproduce
          S_H = if(H_S+L_S>0){
            H_S/(H_S+L_S)} else {0}
          S_L = 1-S_H
          N_H = if(H_N+L_N>0){
            H_N/(H_N+L_N)} else {0}
          N_L = 1-N_H
          H_N_P = H_N*(N_H*as.numeric(payoffs[1])+N_L*as.numeric(payoffs[2]))
          H_S_P = H_S*SHH
          L_N_P = L_N*(N_H*as.numeric(payoffs[3])+N_L*as.numeric(payoffs[4]))
          L_S_P = L_S*vLL
          Total_P = H_N_P+L_N_P+H_S_P+L_S_P
          H_N = H_N_P/Total_P
          H_S = H_S_P/Total_P
          L_N = L_N_P/Total_P
          L_S = L_S_P/Total_P
          popstart1 = data.frame(H_N,H_S,L_N,L_S)
          popstart = rbind(popstart, popstart1)
        }
        if (pop_grow == "Unbounded exponential growth"){
          H_N = as.numeric(tail(popstart,1)[1])
          H_S = as.numeric(tail(popstart,1)[2])
          L_N = as.numeric(tail(popstart,1)[3])
          L_S = as.numeric(tail(popstart,1)[4])
          #Fight where each kills beta of other group
          S_D = (H_S+L_S)*beta
          N_D = (H_N+L_N)*beta
          if((H_S+L_S)<=N_D){
            if((H_N+L_N)<=S_D & S_D>N_D){
              #tiebreak goes to N
              SKregion$result[(j-1)*length(startrange)+i] = "S"
              stop = 1
            } else {
              SKregion$result[(j-1)*length(startrange)+i] = "N"
              stop = 1
            }
          }
          if((H_N+L_N)<=S_D){
            SKregion$result[(j-1)*length(startrange)+i] = "S"
            stop = 1
          }
          S_H = if(H_S+L_S>0){
            H_S/(H_S+L_S)} else {0}
          S_L = 1-S_H
          N_H = if(H_N+L_N>0){
            H_N/(H_N+L_N)} else {0}
          N_L = 1-N_H
          H_N = max(H_N-S_D*N_H,0)
          H_S = max(H_S-N_D*S_H,0)
          L_N = max(L_N-S_D*N_L,0)
          L_S = max(L_S-N_D*S_L,0)
          #Reproduce
          S_H = if(H_S+L_S>0){
            H_S/(H_S+L_S)} else {0}
          S_L = 1-S_H
          N_H = if(H_N+L_N>0){
            H_N/(H_N+L_N)} else {0}
          N_L = 1-N_H
          H_N_P = H_N*(N_H*as.numeric(payoffs[1])+N_L*as.numeric(payoffs[2]))
          H_S_P = H_S*SHH
          L_N_P = L_N*(N_H*as.numeric(payoffs[3])+N_L*as.numeric(payoffs[4]))
          L_S_P = L_S*vLL
          H_N = H_N_P
          H_S = H_S_P
          L_N = L_N_P
          L_S = L_S_P
          popstart1 = data.frame(H_N,H_S,L_N,L_S)
          popstart = rbind(popstart, popstart1)
        }
      }
    }
    for(betavar in betarange){
      #BKregion
      i = match(betavar, betarange)
      popstart = pop[start,]
      stop = 0
      while(stop == 0){
        if (pop_grow == "Fixed population"){
          H_N = as.numeric(tail(popstart,1)[1])
          H_S = as.numeric(tail(popstart,1)[2])
          L_N = as.numeric(tail(popstart,1)[3])
          L_S = as.numeric(tail(popstart,1)[4])
          #Fight where each kills beta of other group
          S_D = (H_S+L_S)*betavar
          N_D = (H_N+L_N)*betavar
          if((H_S+L_S)<=N_D){
            if((H_N+L_N)<=S_D & S_D>N_D){
              #tiebreak goes to N
              BKregion$result[(j-1)*length(betarange)+i] = "S"
              stop = 1
            } else {
              BKregion$result[(j-1)*length(betarange)+i] = "N"
              stop = 1
            }
          }
          if((H_N+L_N)<=S_D){
            BKregion$result[(j-1)*length(betarange)+i] = "S"
            stop = 1
          }
          S_H = if(H_S+L_S>0){
            H_S/(H_S+L_S)} else {0}
          S_L = 1-S_H
          N_H = if(H_N+L_N>0){
            H_N/(H_N+L_N)} else {0}
          N_L = 1-N_H
          H_N = max(H_N-S_D*N_H,0)
          H_S = max(H_S-N_D*S_H,0)
          L_N = max(L_N-S_D*N_L,0)
          L_S = max(L_S-N_D*S_L,0)
          #Reproduce
          S_H = if(H_S+L_S>0){
            H_S/(H_S+L_S)} else {0}
          S_L = 1-S_H
          N_H = if(H_N+L_N>0){
            H_N/(H_N+L_N)} else {0}
          N_L = 1-N_H
          H_N_P = H_N*(N_H*as.numeric(payoffs[1])+N_L*as.numeric(payoffs[2]))
          H_S_P = H_S*SHH
          L_N_P = L_N*(N_H*as.numeric(payoffs[3])+N_L*as.numeric(payoffs[4]))
          L_S_P = L_S*vLL
          Total_P = H_N_P+L_N_P+H_S_P+L_S_P
          H_N = H_N_P/Total_P
          H_S = H_S_P/Total_P
          L_N = L_N_P/Total_P
          L_S = L_S_P/Total_P
          popstart1 = data.frame(H_N,H_S,L_N,L_S)
          popstart = rbind(popstart, popstart1)
        }
        if (pop_grow == "Unbounded exponential growth"){
          H_N = as.numeric(tail(popstart,1)[1])
          H_S = as.numeric(tail(popstart,1)[2])
          L_N = as.numeric(tail(popstart,1)[3])
          L_S = as.numeric(tail(popstart,1)[4])
          #Fight where each kills beta of other group
          S_D = (H_S+L_S)*betavar
          N_D = (H_N+L_N)*betavar
          if((H_S+L_S)<=N_D){
            if((H_N+L_N)<=S_D & S_D>N_D){
              #tiebreak goes to N
              BKregion$result[(j-1)*length(betarange)+i] = "S"
              stop = 1
            } else {
              BKregion$result[(j-1)*length(betarange)+i] = "N"
              stop = 1
            }
          }
          if((H_N+L_N)<=S_D){
            BKregion$result[(j-1)*length(betarange)+i] = "S"
            stop = 1
          }
          S_H = if(H_S+L_S>0){
            H_S/(H_S+L_S)} else {0}
          S_L = 1-S_H
          N_H = if(H_N+L_N>0){
            H_N/(H_N+L_N)} else {0}
          N_L = 1-N_H
          H_N = max(H_N-S_D*N_H,0)
          H_S = max(H_S-N_D*S_H,0)
          L_N = max(L_N-S_D*N_L,0)
          L_S = max(L_S-N_D*S_L,0)
          #Reproduce
          S_H = if(H_S+L_S>0){
            H_S/(H_S+L_S)} else {0}
          S_L = 1-S_H
          N_H = if(H_N+L_N>0){
            H_N/(H_N+L_N)} else {0}
          N_L = 1-N_H
          H_N_P = H_N*(N_H*as.numeric(payoffs[1])+N_L*as.numeric(payoffs[2]))
          H_S_P = H_S*SHH
          L_N_P = L_N*(N_H*as.numeric(payoffs[3])+N_L*as.numeric(payoffs[4]))
          L_S_P = L_S*vLL
          H_N = H_N_P
          H_S = H_S_P
          L_N = L_N_P
          L_S = L_S_P
          popstart1 = data.frame(H_N,H_S,L_N,L_S)
          popstart = rbind(popstart, popstart1)
        }
      }
    }
  }
  ##SBregion
  H_N = ratio
  H_S = ratio
  L_N = 1-ratio
  L_S = 1-ratio
  pop = data.frame(H_N,H_S,L_N,L_S)
  SHH = max(vHH - K, 0)
  SHL = max(vHL - K, 0)
  SLH = max(vLH - K, 0)
  SLL = max(vLL - K, 0)
  payoffs = data.frame(vHH,vHL,vLH,vLL,SHH,SHL,SLH,SLL)
  if (time != 1){
    for(i in 1:(time-1)){
      H_N = as.numeric(tail(pop,1)[1])
      H_S = as.numeric(tail(pop,1)[2])
      L_N = as.numeric(tail(pop,1)[3])
      L_S = as.numeric(tail(pop,1)[4])
      S_H = if(H_S+L_S>0){
        H_S/(H_S+L_S)} else {0}
      S_L = 1-S_H
      N_H = if(H_N+L_N>0){
        H_N/(H_N+L_N)} else {0}
      N_L = 1-N_H
      H_N_P = H_N*(N_H*as.numeric(payoffs[1])+N_L*as.numeric(payoffs[2]))
      H_S_P = SHH*H_S
      L_N_P = L_N*(N_H*as.numeric(payoffs[3])+N_L*as.numeric(payoffs[4]))
      L_S_P = vLL*L_S
      if (pop_grow == "Fixed population"){
        Total_N_P = H_N_P+L_N_P
        Total_S_P = H_S_P+L_S_P
        H_N = H_N_P/Total_N_P
        H_S = H_S_P/Total_S_P
        L_N = L_N_P/Total_N_P
        L_S = L_S_P/Total_S_P
      }
      if (pop_grow == "Unbounded exponential growth") {
        H_N = H_N_P
        H_S = H_S_P
        L_N = L_N_P
        L_S = L_S_P
      }
      pop1 = data.frame(H_N,H_S,L_N,L_S)
      pop = rbind(pop, pop1)
    }
  }
  for(startvar in startrange){
    i = match(startvar, startrange)
    for(betavar in betarange){
      j = match(betavar, betarange)
      popstart = pop[startvar,]
      stop = 0
      while(stop == 0){
        if (pop_grow == "Fixed population"){
          H_N = as.numeric(tail(popstart,1)[1])
          H_S = as.numeric(tail(popstart,1)[2])
          L_N = as.numeric(tail(popstart,1)[3])
          L_S = as.numeric(tail(popstart,1)[4])
          #Fight where each kills beta of other group
          S_D = (H_S+L_S)*betavar
          N_D = (H_N+L_N)*betavar
          if((H_S+L_S)<=N_D){
            if((H_N+L_N)<=S_D & S_D>N_D){
              #tiebreak goes to N
              SBregion$result[(j-1)*length(startrange)+i] = "S"
              stop = 1
            } else {
              SBregion$result[(j-1)*length(startrange)+i] = "N"
              stop = 1
            }
          }
          if((H_N+L_N)<=S_D){
            SBregion$result[(j-1)*length(startrange)+i] = "S"
            stop = 1
          }
          S_H = if(H_S+L_S>0){
            H_S/(H_S+L_S)} else {0}
          S_L = 1-S_H
          N_H = if(H_N+L_N>0){
            H_N/(H_N+L_N)} else {0}
          N_L = 1-N_H
          H_N = max(H_N-S_D*N_H,0)
          H_S = max(H_S-N_D*S_H,0)
          L_N = max(L_N-S_D*N_L,0)
          L_S = max(L_S-N_D*S_L,0)
          #Reproduce
          S_H = if(H_S+L_S>0){
            H_S/(H_S+L_S)} else {0}
          S_L = 1-S_H
          N_H = if(H_N+L_N>0){
            H_N/(H_N+L_N)} else {0}
          N_L = 1-N_H
          H_N_P = H_N*(N_H*as.numeric(payoffs[1])+N_L*as.numeric(payoffs[2]))
          H_S_P = H_S*SHH
          L_N_P = L_N*(N_H*as.numeric(payoffs[3])+N_L*as.numeric(payoffs[4]))
          L_S_P = L_S*vLL
          Total_P = H_N_P+L_N_P+H_S_P+L_S_P
          H_N = H_N_P/Total_P
          H_S = H_S_P/Total_P
          L_N = L_N_P/Total_P
          L_S = L_S_P/Total_P
          popstart1 = data.frame(H_N,H_S,L_N,L_S)
          popstart = rbind(popstart, popstart1)
        }
        if (pop_grow == "Unbounded exponential growth"){
          H_N = as.numeric(tail(popstart,1)[1])
          H_S = as.numeric(tail(popstart,1)[2])
          L_N = as.numeric(tail(popstart,1)[3])
          L_S = as.numeric(tail(popstart,1)[4])
          #Fight where each kills beta of other group
          S_D = (H_S+L_S)*betavar
          N_D = (H_N+L_N)*betavar
          if((H_S+L_S)<=N_D){
            if((H_N+L_N)<=S_D & S_D>N_D){
              #tiebreak goes to N
              SBregion$result[(j-1)*length(startrange)+i] = "S"
              stop = 1
            } else {
              SBregion$result[(j-1)*length(startrange)+i] = "N"
              stop = 1
            }
          }
          if((H_N+L_N)<=S_D){
            SBregion$result[(j-1)*length(startrange)+i] = "S"
            stop = 1
          }
          S_H = if(H_S+L_S>0){
            H_S/(H_S+L_S)} else {0}
          S_L = 1-S_H
          N_H = if(H_N+L_N>0){
            H_N/(H_N+L_N)} else {0}
          N_L = 1-N_H
          H_N = max(H_N-S_D*N_H,0)
          H_S = max(H_S-N_D*S_H,0)
          L_N = max(L_N-S_D*N_L,0)
          L_S = max(L_S-N_D*S_L,0)
          #Reproduce
          S_H = if(H_S+L_S>0){
            H_S/(H_S+L_S)} else {0}
          S_L = 1-S_H
          N_H = if(H_N+L_N>0){
            H_N/(H_N+L_N)} else {0}
          N_L = 1-N_H
          H_N_P = H_N*(N_H*as.numeric(payoffs[1])+N_L*as.numeric(payoffs[2]))
          H_S_P = H_S*SHH
          L_N_P = L_N*(N_H*as.numeric(payoffs[3])+N_L*as.numeric(payoffs[4]))
          L_S_P = L_S*vLL
          H_N = H_N_P
          H_S = H_S_P
          L_N = L_N_P
          L_S = L_S_P
          popstart1 = data.frame(H_N,H_S,L_N,L_S)
          popstart = rbind(popstart, popstart1)
        }
      }
    }
  }
  list(SKregion, BKregion, SBregion)
}


#Fight

###Population Graphs

###Fight_NS_Win
start = 25
fight=evo_join_high(ratio, vHH, vHL, vLH, vLL, K, time, pop_grow, join_scenario, beta, start)[[1]]
ggplot(data = fight, aes(x = t, y = Population, color = Type, linetype = Type)) +
  geom_line(size = 1.5) +
  theme(text = element_text(size = 20)) +
  scale_linetype_manual(labels = c("Signal" = "Signal", "High_Signal" = "Signal:High", "Low_Signal" = "Signal:Low", "No_Signal" = "No Signal", "High_No_Signal" = "No Signal:High", "Low_No_Signal" = "No Signal:Low"),
                        values = c("Signal" = "solid", "High_Signal" = "dashed", "Low_Signal" = "dotted", "No_Signal" = "solid", "High_No_Signal" = "dashed", "Low_No_Signal" = "dotted"))+
  scale_color_manual(labels = c("Signal" = "Signal", "High_Signal" = "Signal:High", "Low_Signal" = "Signal:Low", "No_Signal" = "No Signal", "High_No_Signal" = "No Signal:High", "Low_No_Signal" = "No Signal:Low"),
                     values = c("Signal" = rgb(0,.5,1), "High_Signal" = rgb(0,.75,1), "Low_Signal" = rgb(0,0,1), "No_Signal" = rgb(1,.5,0), "High_No_Signal" = rgb(1,.8,0), "Low_No_Signal" = rgb(1,0,0)))+
  geom_vline(xintercept = ceiling(start-1))+
  ylab("Population")+
  coord_cartesian(xlim =c(0, time))+
  annotate("text", x = time-3, y = 1.2, size = 8, label = paste("T=",start))

###Fight_S_Win
start = 15
fight=evo_join_high(ratio, vHH, vHL, vLH, vLL, K, time, pop_grow, join_scenario, beta, start)[[1]]
ggplot(data = fight, aes(x = t, y = Population, color = Type, linetype = Type)) +
  geom_line(size = 1.5) +
  theme(text = element_text(size = 20)) +
  scale_linetype_manual(labels = c("Signal" = "Signal", "High_Signal" = "Signal:High", "Low_Signal" = "Signal:Low", "No_Signal" = "No Signal", "High_No_Signal" = "No Signal:High", "Low_No_Signal" = "No Signal:Low"),
                        values = c("Signal" = "solid", "High_Signal" = "dashed", "Low_Signal" = "dotted", "No_Signal" = "solid", "High_No_Signal" = "dashed", "Low_No_Signal" = "dotted"))+
  scale_color_manual(labels = c("Signal" = "Signal", "High_Signal" = "Signal:High", "Low_Signal" = "Signal:Low", "No_Signal" = "No Signal", "High_No_Signal" = "No Signal:High", "Low_No_Signal" = "No Signal:Low"),
                     values = c("Signal" = rgb(0,.5,1), "High_Signal" = rgb(0,.75,1), "Low_Signal" = rgb(0,0,1), "No_Signal" = rgb(1,.5,0), "High_No_Signal" = rgb(1,.8,0), "Low_No_Signal" = rgb(1,0,0)))+
  geom_vline(xintercept = ceiling(start-1))+
  ylab("Population")+
  coord_cartesian(xlim =c(0, time))+
  annotate("text", x = time-3, y = .95, size = 8, label = paste("T=",start))

###Special_Fight
start = 20
fight=evo_join_high(ratio, vHH, vHL, vLH, vLL, K, time, pop_grow, join_scenario, beta, start)[[1]]
ggplot(data = fight, aes(x = t, y = Population, color = Type, linetype = Type)) +
  geom_line(size = 1.5) +
  theme(text = element_text(size = 20)) +
  scale_linetype_manual(labels = c("Signal" = "Signal", "High_Signal" = "Signal:High", "Low_Signal" = "Signal:Low", "No_Signal" = "No Signal", "High_No_Signal" = "No Signal:High", "Low_No_Signal" = "No Signal:Low"),
                        values = c("Signal" = "solid", "High_Signal" = "dashed", "Low_Signal" = "dotted", "No_Signal" = "solid", "High_No_Signal" = "dashed", "Low_No_Signal" = "dotted"))+
  scale_color_manual(labels = c("Signal" = "Signal", "High_Signal" = "Signal:High", "Low_Signal" = "Signal:Low", "No_Signal" = "No Signal", "High_No_Signal" = "No Signal:High", "Low_No_Signal" = "No Signal:Low"),
                     values = c("Signal" = rgb(0,.5,1), "High_Signal" = rgb(0,.75,1), "Low_Signal" = rgb(0,0,1), "No_Signal" = rgb(1,.5,0), "High_No_Signal" = rgb(1,.8,0), "Low_No_Signal" = rgb(1,0,0)))+
  geom_vline(xintercept = ceiling(start-1))+
  ylab("Population")+
  coord_cartesian(xlim =c(0, time))+
  annotate("text", x = time-3, y = .95, size = 8, label = paste("T=",start))

###Regions

region = regions(ratio,vHH,vHL,vLH,vLL,K,time,pop_grow,beta,start)

###Region_KT
ggplot(data = region[[1]], aes(x = start, y = K, fill = result)) +
  geom_tile() +
  theme(text = element_text(size = 20)) +
  scale_fill_manual(labels = c("N" = "No Signal", "S" = "Signal"),
                    values = c("N" = rgb(1,.5,0), "S" = rgb(0,.5,1))) +
  geom_vline(xintercept = start, color = "white", size = 1) +
  geom_hline(yintercept = K, color = "white", size = 1) +
  xlab("T") +
  labs(fill = "Result")

###Region_BT
ggplot(data = region[[3]], aes(x = start, y = beta, fill = result)) +
  geom_tile() +
  theme(text = element_text(size = 20)) +
  scale_fill_manual(labels = c("N" = "No Signal", "S" = "Signal"),
                    values = c("N" = rgb(1,.5,0), "S" = rgb(0,.5,1))) +
  geom_vline(xintercept = start, color = "white", size = 1) +
  geom_hline(yintercept = beta, color = "white", size=1) +
  ylab(expression(beta)) +
  xlab("T") +
  labs(fill = "Result")

###Region_KB
ggplot(data = region[[2]], aes(x = beta, y = K, fill = result)) +
  geom_tile() +
  theme(text = element_text(size = 20)) +
  scale_fill_manual(labels = c("N" = "No Signal", "S" = "Signal"),
                    values = c("N" = rgb(1,.5,0), "S" = rgb(0,.5,1))) +
  geom_vline(xintercept = beta, color = "white", size = 1) +
  geom_hline(yintercept = K, color = "white", size = 1) +
  xlab(expression(beta)) +
  labs(fill = "Result")


  
